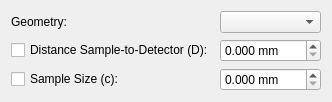
            <widget class="QWidget" name="pageSample">
             <layout class="QGridLayout" name="gridLayout_7">
              <item row="0" column="0">
               <widget class="QLabel" name="label_5">
                <property name="text">
                 <string>Geometry:</string>
                </property>
               </widget>
              </item>
              <item row="0" column="1">
               <widget class="QComboBox" name="comboBoxGeometry"/>
              </item>
              <item row="1" column="0">
               <widget class="QCheckBox" name="checkBoxD">
                <property name="toolTip">
                 <string>Check to fit to support peaks</string>
                </property>
                <property name="text">
                 <string>Distance Sample-to-Detector (D):</string>
                </property>
               </widget>
              </item>
              <item row="1" column="1">
               <widget class="QDoubleSpinBox" name="doubleSpinBoxD">
                <property name="toolTip">
                 <string>&lt;html&gt;&lt;head/&gt;&lt;body&gt;&lt;p&gt;&lt;span style=&quot; font-weight:700;&quot;&gt;Sample-to-detector distance (D)&lt;/span&gt;&lt;/p&gt;&lt;p&gt;Distance between the sample and the detector in mm.&lt;/p&gt;&lt;/body&gt;&lt;/html&gt;</string>
                </property>
                <property name="suffix">
                 <string> mm</string>
                </property>
                <property name="decimals">
                 <number>3</number>
                </property>
                <property name="maximum">
                 <double>9999.000000000000000</double>
                </property>
               </widget>
              </item>
              <item row="2" column="0">
               <widget class="QCheckBox" name="checkBoxC">
                <property name="toolTip">
                 <string>Check to fit to support peaks</string>
                </property>
                <property name="text">
                 <string>Sample Size (c):</string>
                </property>
               </widget>
              </item>
              <item row="2" column="1">
               <widget class="QDoubleSpinBox" name="doubleSpinBoxC">
                <property name="toolTip">
                 <string>&lt;html&gt;&lt;head/&gt;&lt;body&gt;&lt;p&gt;&lt;span style=&quot; font-weight:700;&quot;&gt;Sample size in mm (c)&lt;/span&gt;&lt;/p&gt;&lt;p&gt;For capillaries: The smaller value of the inner capillary diameter and the beam diameter.&lt;/p&gt;&lt;p&gt;For transmission: The beam diameter.&lt;/p&gt;&lt;/body&gt;&lt;/html&gt;</string>
                </property>
                <property name="suffix">
                 <string> mm</string>
                </property>
                <property name="decimals">
                 <number>3</number>
                </property>
                <property name="singleStep">
                 <double>0.010000000000000</double>
                </property>
               </widget>
              </item>
              <item row="3" column="0" colspan="2">
               <spacer name="verticalSpacer">
                <property name="orientation">
                 <enum>Qt::Orientation::Vertical</enum>
                </property>
                <property name="sizeHint" stdset="0">
                 <size>
                  <width>0</width>
                  <height>0</height>
                 </size>
                </property>
               </spacer>
              </item>
             </layout>
            </widget>
